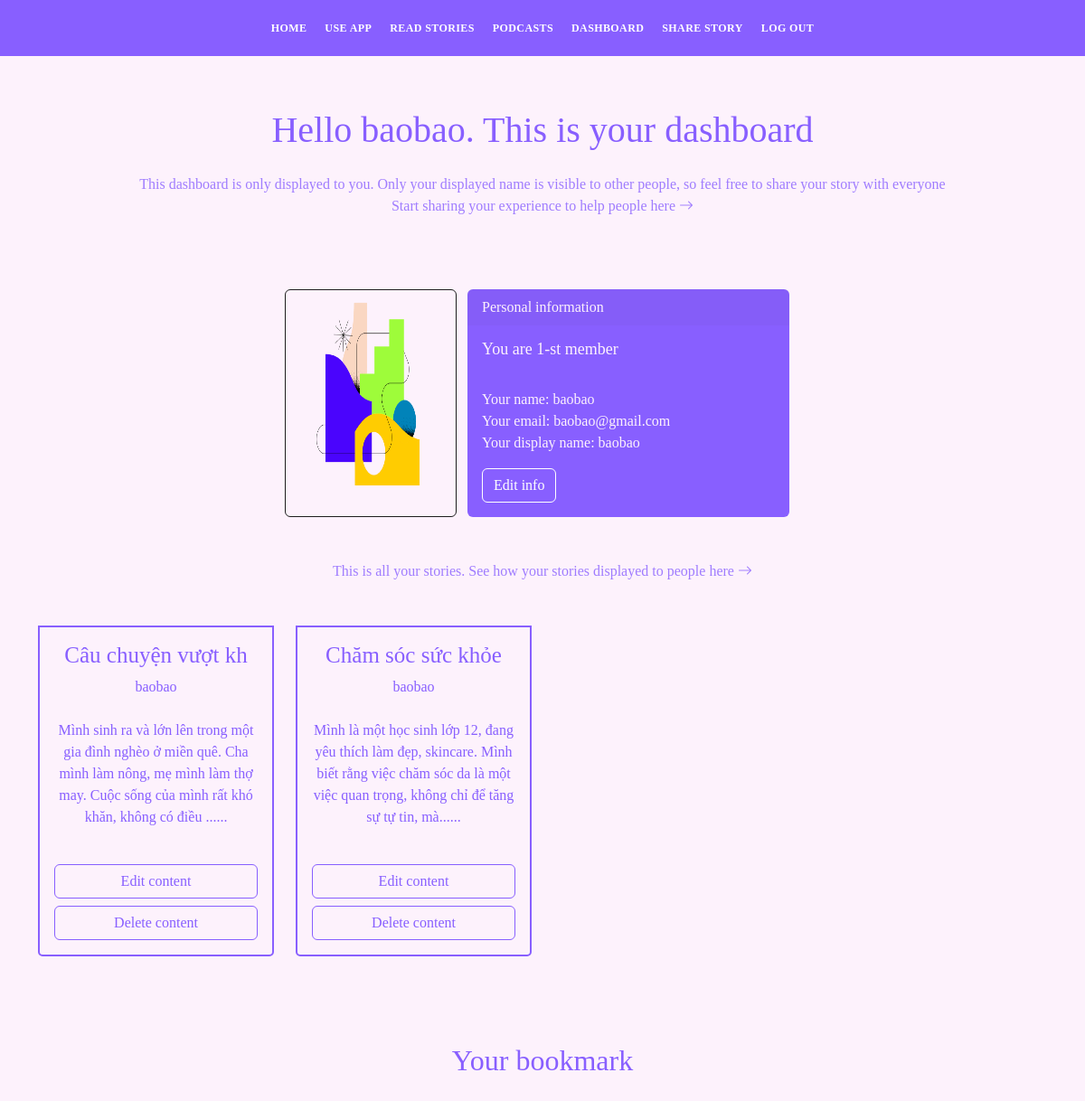
The app's page /dashboard/1 (signed in), older data.
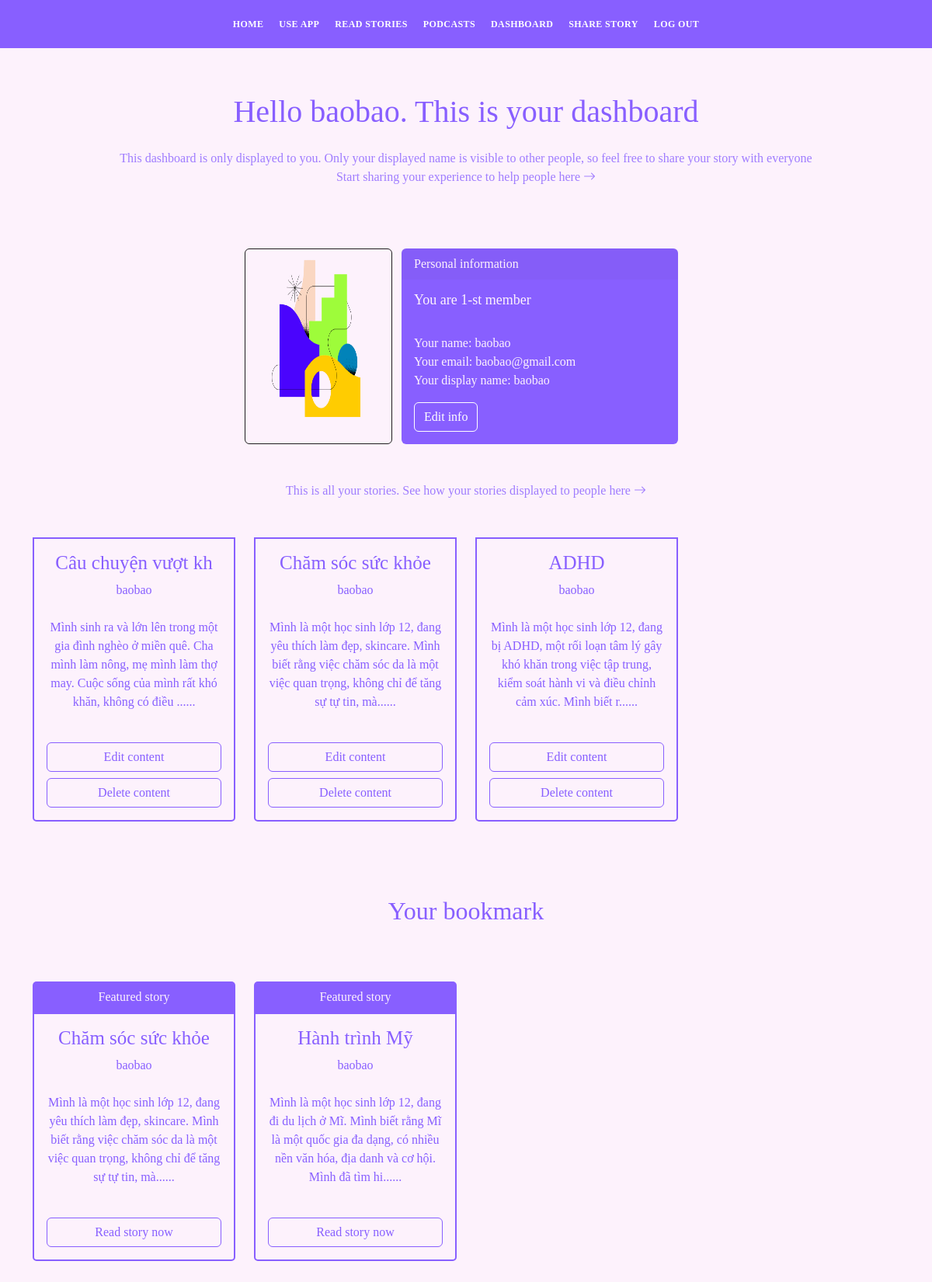
The same page, newer data.
### app.py (models this page shows, shortened)
class Users(db.Model, UserMixin):
    id = db.Column(db.Integer, primary_key=True)
    name = db.Column(db.String(200), nullable=False)
    email =  db.Column(db.String(120), nullable=False, unique=True)
    user_name = db.Column(db.String(120), nullable=False)
    password_hash = db.Column(db.String(200))
    posts = db.relationship('Blogs', backref='poster')
    comments = db.relationship('Comments', backref='commenter')
    reacts = db.relationship('Reactions', backref='reacter')
    bookmarks = db.relationship('BookMarks', backref='bookmarker')
    @property
    def password():
        raise AttributeError('password is not a readable attribute')
    date_added = db.Column(db.DateTime, default=datetime.utcnow)

class Blogs(db.Model):
    id = db.Column(db.Integer, primary_key=True)
    title = db.Column(db.String(255), nullable=False)
    content = db.Column(db.Text, nullable=False)
    date_posted = db.Column(db.DateTime, default=datetime.utcnow)
    blog_commented = db.relationship('Comments', backref='blog_commented')
    blog_reacted = db.relationship('Reactions', backref='blog_reacted')
    tags = db.relationship('Tags', backref='blog_tags')
    blog_bookmarked = db.relationship('BookMarks', backref='blog_bookmarked')
    blog_category = db.relationship('Categories', backref='blog_category')
    poster_id = db.Column(db.Integer, db.ForeignKey('users.id'))

class BookMarks(db.Model):
    id = db.Column(db.Integer, primary_key=True)
    bookmark_state = db.Column(db.String(255), nullable=False)
    date_posted = db.Column(db.DateTime, default=datetime.utcnow)
    bookmarker_id = db.Column(db.Integer, db.ForeignKey('users.id'))
    blog_id = db.Column(db.Integer, db.ForeignKey('blogs.id'))

### app.py (the view)
@app.route("/dashboard/<int:id>", methods=["GET", "POST"])
@login_required
def dashboard(id):
    user = Users.query.get_or_404(id)
    all_blogs = Blogs.query.order_by(Blogs.date_posted)
    bookmarks = BookMarks.query.order_by(BookMarks.date_posted)
    return render_template('dashboard.html', user=user, all_blogs=all_blogs, bookmarks=bookmarks)

### app.py (called while the page is built)
@app.context_processor
def base():
    form = SearchForm()
    return dict(form=form)

@login_manager.user_loader
def load_user(user_id):
    return Users.query.get(int(user_id))

### templates/dashboard.html (shortened to what this page needs)
{% include 'navbar.html' %}
<div id="hero" class="hero route bg-image">
    <div class="hero-content display-table">
        <div class="table-cell-2">
            <h1 class="text-purple"> Hello {{user.name}}. This is your dashboard</h1>
            <p class="opacity-8 mt-4 text-purple">This dashboard is only displayed to you. Only your displayed name is visible to other people, so feel free to share your story with everyone <br> Start sharing your experience to help people <a href="{{url_for('create_blog')}}">here <i class="bi bi-arrow-right"></i></a></p>
            <div class="container">
                <br>
                <div class="row mt-3">
                    <div class="col-3">
                    </div>
                    <div class="col-6">
                        <br>
                        <div class="row">
                            <div class="col-md-4 border rounded">
                                <img src="{{ url_for('static', filename='imgs/shapes/rm_6.png') }}" class="img-fluid rounded-start" alt="..." style="height:230px">
                            </div>
                            <div class="col-md-8">
                                <div class="card text-left card-primary-color-person">
                                    <div class="card-header">
                                        Personal information
                                    </div>
                                    <div class="card-body">
                                        {% if user.id == 1 %}
                                            <h5 class="card-title">You are {{user.id}}-st member</h5>
                                        {% elif user.id == 2 %}
                                            <h5 class="card-title">You are {{user.id}}-nd member</h5>
                                        {% elif user.id == 3%}
                                            <h5 class="card-title">You are {{user.id}}-rd member</h5>
                                        {% else %}
                                            <h5 class="card-title">You are {{user.id}}-th member</h5>
                                        {% endif %}
                                        <br>
                                        <p class="card-text">Your name: {{user.name}} <br> Your email: {{user.email}} <br> Your display name: {{user.user_name}}</p>
                                        <a href="{{ url_for('update_info', id=user.id)}}" class="btn btn-outline-secondary">Edit info</a>
                                    </div>
                                </div>
                            </div>
                        </div>
                    </div>
                    <div class="col-3">
                    </div>
                </div>
            </div>
            <p class="opacity-8  mt-5 text-purple" >This is all your stories. See how your stories displayed to people <a href="{{url_for('all_blogs')}}">here <i class="bi bi-arrow-right"></i></a></p>
            <div class="container mt-4">
                <div class="row mt-4">
                    {% for blog in all_blogs %}
                        {% if blog.poster.id == current_user.id %}
                            <div class="col-3 mt-4">
                                <div class="card">
                                    <div class="card-body card-primary-color">
                                        <h3 class="card-title-blog">{{blog.title[:20]}}</h3>
                                        <a href="{{url_for('other_user_blogs', id=blog.poster.id)}}"><p class="card-text">{{blog.poster.user_name}}</p></a>
                                        <p class="card-text mt-4">{{blog.content[:150]}}......</p>
                                        <br>
                                        <div class="d-grid gap-2">
                                            <a href="{{url_for('edit_blog', id=blog.id)}}" class="btn btn-outline-primary">Edit content</a>
                                            <a class="btn btn-outline-primary" data-bs-toggle="modal" data-bs-target="#deleteModal">Delete content</a>
                                        </div>
                                    </div>
                                </div>
                            </div>
                        {% endif %}
                    {% endfor %}
                </div>
            </div>
            <br><br><br>
            <br>
            <h2 class="text-purple">Your bookmark</h2>
            <div class="container mt-5">
                <div class="row">
                    {% for bookmark in bookmarks %}
                        {% if bookmark.bookmarker.id == current_user.id %}
                                <div class="col-3 mt-4">
                                    <div class="card">
                                        <div class="card-header card-secondary-color">
                                            Featured story
                                        </div>
                                        <div class="card-body card-primary-color">
                                            <h3 class="card-title-blog">{{bookmark.blog_bookmarked.title[:20]}}</h3>
                                            <a href="{{url_for('other_user_blogs', id=bookmark.bookmarker.id)}}"><p class="card-text">{{bookmark.bookmarker.user_name}}</p></a>
                                            <p class="card-text mt-4">{{bookmark.blog_bookmarked.content[:150]}}......</p>
                                            <br>
                                            <div class="d-grid gap-2">
                                                <a href="{{url_for('blog', id=bookmark.blog_bookmarked.id)}}" class="btn btn-outline-primary">Read story now</a>
                                            </div>
                                        </div>
                                    </div>
                                </div>
                        {% endif %}
                    {% endfor %}
                </div>
            </div>
            <br><br><br>
        </div>
    </div>
</div>

### templates/navbar.html (shortened to what this page needs)
<!DOCTYPE html>
<html lang="en">
<head>
    <link rel="stylesheet" href="https://cdn.jsdelivr.net/npm/bootstrap-icons@1.4.1/font/bootstrap-icons.css" />
    <link rel="stylesheet" href="{{ url_for('static', filename='vendor/bootstrap/css/bootstrap.min.css') }}">
    <link rel="stylesheet" href="{{ url_for('static', filename='vendor/bootstrap-icons/bootstrap-icons.css') }}">
    <link rel="stylesheet" href="{{ url_for('static', filename='vendor/glightbox/css/glightbox.min.css') }}">
    <link rel="stylesheet" href="{{ url_for('static', filename='vendor/swiper/swiper-bundle.min.css') }}">
    <link rel="stylesheet" href="{{ url_for('static', filename='css/index.css') }}">
</head>
<body>
    <header id="header" class="fixed-top header-scrolled">
        <div class="container d-flex align-items-center justify-content-between">
            <div class="container text-center">
                <div class="row">
                    <div class="col-2">
                    </div>
                    <div class="col-8 d-flex justify-content-center" >
                        <nav id="navbar" class="navbar ">
                            <ul>
                                <li><a class="nav-link scrollto" href="{{ url_for('home')}}">Home</a></li>
                                <li><a class="nav-link scrollto" href="http://localhost:8501/App">Use App</a></li>
                                {% if current_user.is_authenticated %}
                                    <li><a class="nav-link scrollto" href="{{ url_for('all_blogs')}}">Read stories</a></li>
                                    <li><a class="nav-link scrollto" href="{{ url_for('all_podcasts')}}">Podcasts</a></li>
                                    <li><a class="nav-link scrollto " href="{{ url_for('dashboard', id=current_user.id)}}">Dashboard</a></li>
                                    <li><a class="nav-link scrollto " href="{{ url_for('create_blog')}}">Share story</a></li>
                                    <li><a class="nav-link scrollto " href="{{ url_for('logout')}}">Log out</a></li>
                                {% else %}
                                    <li><a class="nav-link scrollto " href="{{url_for ('registration')}}">Sign up</a></li>
                                    <li><a class="nav-link scrollto" href="{{url_for('login')}}">Log in</a></li>
                                {% endif %}
                            </ul>
                        </nav>
                    </div>
                    <div class="col-2"></div>
                </div>
            </div>
        </div>
    </header>
</body>
</html>

### static/css/index.css (style rules this page uses)
:root { --dark-color: black; --body-font-size: 1.2rem; --body-font-color: var(--purple-color); --body-font-active: #8774f1; --purple-color-dark: #5215fc; --purple-color: #885fff; --purple-color-light: #8774f1; --pink-color: #ee93a9; --light-color: #febfad; --bg-color: #fdf2fc; --dark-light-color: #1e1e1e; --bs-border-width: 1px; --bs-border-style: solid; --white-color: white; --gray-color: #f1f1f1; }
body { background-color: var(--bg-color); background-attachment: fixed; color: #4e4e4e; font-family: Cambria, Cochin, Georgia, Times, 'Times New Roman', serif; max-width: 100%; overflow-x: hidden; }
a { color: var(--purple-color); text-decoration: none; transition: all 0.5s; }
.text-purple { color: var(--purple-color-light); }
.card-secondary-color { background-color: var(--purple-color); border: none; color: var(--bg-color); }
.card { --bs-card-bg: transparent; }
.card-primary-color { background-color: var(--bg-color); color: var(--purple-color); border: 2px solid var(--purple-color); border-bottom-left-radius: 5px; border-bottom-right-radius: 5px; }
.card-primary-color-person { background-color: var(--purple-color); color: var(--bg-color); }
.opacity-8 { opacity: 0.8; }
.border { border: var(--bs-border-width) var(--bs-border-style) var(--dark-light-color) !important }
.card-title { font-size: 18px; }
.card-title-blog { font-size: 25px; color: var(--bs-btn-active-color); }
.btn-outline-primary { --bs-btn-color: var(--purple-color); --bs-btn-border-color: var(--purple-color); --bs-btn-hover-color: #fff; --bs-btn-hover-bg: var(--purple-color); --bs-btn-hover-border-color: var(--purple-color); --bs-btn-focus-shadow-rgb: 13, 110, 253; --bs-btn-active-color: #fff; --bs-btn-active-bg: var(--purple-color); --bs-btn-active-border-color: var(--purple-color); --bs-btn-active-shadow: inset 0 3px 5px rgba(0, 0, 0, 0.125); --bs-btn-disabled-color: var(--purple-color); --bs-btn-disabled-bg: transparent; --bs-btn-disabled-border-color: var(--purple-color); --bs-gradient: none }
.btn-outline-secondary { --bs-btn-color: white; --bs-btn-border-color: white; --bs-btn-hover-color: var(--purple-color); --bs-btn-hover-bg: white; --bs-btn-hover-border-color: var(--bg-color); --bs-btn-focus-shadow-rgb: 13, 110, 253; --bs-btn-active-color: #fff; --bs-btn-active-bg: var(--bg-color); --bs-btn-active-border-color: var(--bg-color); --bs-btn-active-shadow: inset 0 3px 5px rgba(0, 0, 0, 0.125); --bs-btn-disabled-color: var(--bg-color); --bs-btn-disabled-bg: transparent; --bs-btn-disabled-border-color: var(--bg-color); --bs-gradient: none }
.text-left { text-align: left; display: flex; flex-direction: column; }
.bg-image { background-repeat: no-repeat; background-attachment: fixed; background-size: cover; background-position: center center; }
.display-table { width: 100%; height: 100%; display: table; }
.table-cell-2 { margin-top: 120px; }
#header { transition: all 0.5s; z-index: 997; padding: 20px 0; }
#header.header-scrolled { background: var(--purple-color); padding: 12px 0; }
.navbar { padding: 0; }
.navbar ul { margin: 0; padding: 0; display: flex; list-style: none; align-items: center; }
.navbar li { position: relative; }
.navbar>ul>li { white-space: nowrap; padding: 10px 10px 10px 10px; text-align: center; }
.navbar a, .navbar a:focus { display: flex; align-items: center; justify-content: space-between; color: #fff; font-size: 12px; font-weight: 600; padding: 0; white-space: nowrap; transition: 0.3s; letter-spacing: 0.4px; position: relative; text-transform: uppercase; }
.navbar>ul>li>a:before { content: ""; position: absolute; width: 100%; height: 2px; bottom: -6px; left: 0; width: 0; background-color: #fff; visibility: hidden; transition: all 0.3s ease-in-out 0s; }
.hero { height: 100vh; position: relative; color: #fff; }
.hero .hero-content { text-align: center; position: absolute; }
.text-purple { color: var(--purple-color); }

Row changes from the older to the newer data that the page shows:
added Blogs: title "ADHD", poster.user_name "baobao", content "Mình là một học sinh lớp 12, đang bị ADHD, một rối loạn tâm lý gây khó khăn trong việc tập trung, kiểm soát hành vi và điều chỉnh cảm xúc. Mình biết r"
added BookMarks: blog_bookmarked "Chăm sóc sức khỏe", bookmarker.user_name "baobao", blog_bookmarked "Mình là một học sinh lớp 12, đang yêu thích làm đẹp, skincare. Mình biết rằng việc chăm sóc da là một việc quan trọng, không chỉ để tăng sự tự tin, mà"
added BookMarks: blog_bookmarked "Hành trình Mỹ", bookmarker.user_name "baobao", blog_bookmarked "Mình là một học sinh lớp 12, đang đi du lịch ở Mĩ. Mình biết rằng Mĩ là một quốc gia đa dạng, có nhiều nền văn hóa, địa danh và cơ hội. Mình đã tìm hi"
